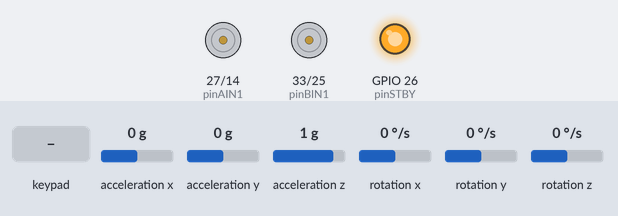
Bench run of a sketch on a simulated ESP32. On the bench: motor-driver pin pairs drawn as motors (green arrow = first pin HIGH = forward, orange = second pin HIGH = backward, longer = more drive, scaled by the enable pin, stopped while the standby pin is LOW), output pins drawn as LEDs (lit = HIGH). Inputs (shaded band) come from the test bench; at power-on: acceleration y 0 g, rotation x 0 °/s, acceleration x 0 g, acceleration z 1 g, rotation y 0 °/s, rotation z 0 °/s. What the sketch prints to the serial monitor is not drawn.

Above: at 2.2 s.
2.3 s: acceleration y set to -0.8 g
At 4.0 s:
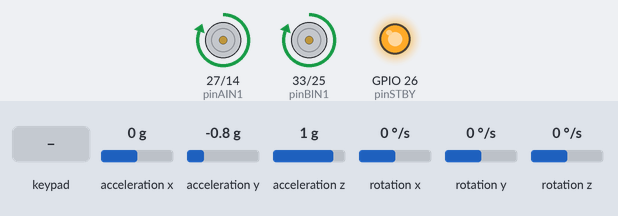
4.3 s: rotation x set to 100 °/s
At 6.98 s:
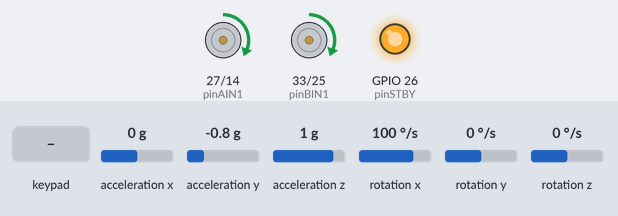
7.3 s: key 'O' pressed
10.3 s: key 'T' pressed
At 10.53 s:
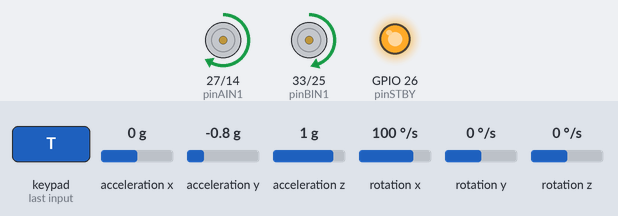
13.3 s: acceleration y set to 0.8 g
At 14.2 s:
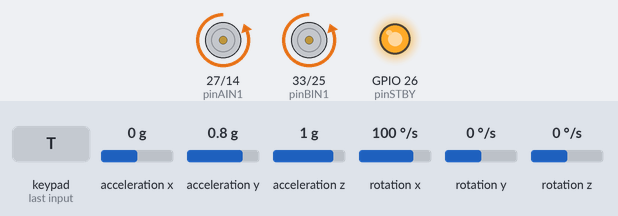
15.0 s: rotation x set to -100 °/s
Timing chart, 0 to 19.0 s (numbered marks = the images above; inputs shaded):
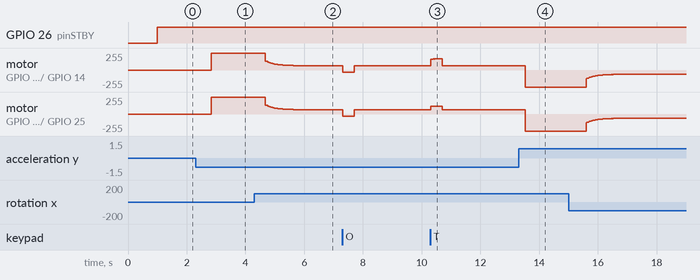

Measured:
- after the input at 2.3 s, motor on GPIO 27 (pinAIN1) / GPIO 14 (pinAIN2), motor on GPIO 33 (pinBIN1) / GPIO 25 (pinBIN2): stopped → forward 255/255 after 0.54 s

The sketch:

control.ino
```cpp
#define CUSTOM_SETTINGS
#define INCLUDE_GAMEPAD_MODULE
#include <DabbleESP32.h>

#include "Wire.h"
#include "I2Cdev.h"
#include "MPU6050.h"

MPU6050 sensor;

// Motor pinout
const int pinPWMA = 13;
const int pinAIN2 = 14;
const int pinAIN1 = 27;
const int pinSTBY = 26;
const int pinBIN1 = 33;
const int pinBIN2 = 25;
const int pinPWMB = 32;

// MPU6050 variables
int16_t ax, ay, az;
int16_t gx, gy, gz;
long tiempo_prev;
float dt;
float ang_x, ang_y;
float ang_x_prev, ang_y_prev;

// PID
float Kp = 8;
float Ki = 0;
float Kd = 0.05;
float integral = 0.0;
float derivative = 0.0;
float previous_error = 0.0;

void setup() {
  Serial.begin(115200);
  Wire.begin(22, 23);
  sensor.initialize();
  delay(1000);

  // Motor pinout setup
  pinMode(pinAIN2, OUTPUT);
  pinMode(pinAIN1, OUTPUT);
  pinMode(pinPWMA, OUTPUT);
  pinMode(pinBIN1, OUTPUT);
  pinMode(pinBIN2, OUTPUT);
  pinMode(pinPWMB, OUTPUT);
  pinMode(pinSTBY, OUTPUT);

  // Dabble setup
  Dabble.begin("MyEsp32");
}

void loop() {
  // Dabble data processing
  Dabble.processInput();

  // MPU6050 data reading
  sensor.getAcceleration(&ax, &ay, &az);
  sensor.getRotation(&gx, &gy, &gz);

  // Calculating angles using accelerometer
  float accel_ang_x = atan(ay / sqrt(pow(ax, 2) + pow(az, 2))) * (180.0 / PI);
  float accel_ang_y = atan(-ax / sqrt(pow(ay, 2) + pow(az, 2))) * (180.0 / PI);

  // Calculating angles using gyroscope
  dt = (millis() - tiempo_prev) / 1000.0;
  tiempo_prev = millis();
  ang_x = 0.98 * (ang_x_prev + (gx / 131.0) * dt) + 0.02 * accel_ang_x;
  ang_y = 0.98 * (ang_y_prev + (gy / 131.0) * dt) + 0.02 * accel_ang_y;

  ang_x_prev = ang_x;
  ang_y_prev = ang_y;

  // Inverted pendulum control
  float desired_angle = 0.0;  // Desired angle
  float error = desired_angle - ang_x;  // Error calculation

  integral += error * dt;
  derivative = (error - previous_error) / dt;

  float motor_speed = Kp * error + Ki * integral + Kd * derivative;
  float speed_right = 0;
  float speed_left = 0;
  int i = 1;

  //Signal processing for motor control
  if (GamePad.isSquarePressed()) {
    speed_right = motor_speed + 100;
    speed_left = motor_speed + 100;
    Serial.print("front  ");
    Serial.print(motor_speed);
    Serial.print(speed_right);
    Serial.println(speed_left);
  } else if (GamePad.isCirclePressed()) {
    speed_right = motor_speed - 100;
    speed_left = motor_speed - 100;
    Serial.print("back  ");
    Serial.print(motor_speed);
    Serial.print(speed_right);
    Serial.println(speed_left);
  } else if (GamePad.isCrossPressed()) {
    speed_right = motor_speed + 50;
    speed_left = motor_speed + 100;
    Serial.print("right  ");
    Serial.print(motor_speed);
    Serial.print(speed_right);
    Serial.println(speed_left);
  } else if (GamePad.isTrianglePressed()) {
    speed_right = motor_speed + 100;
    speed_left = motor_speed + 50;
    Serial.print("left  ");
    Serial.print(motor_speed);
    Serial.print(speed_right);
    Serial.println(speed_left);
  } else {
    speed_right = motor_speed;
    speed_left = motor_speed;
    Serial.print("else  ");
    Serial.print(motor_speed);
    Serial.print(speed_right);
    Serial.println(speed_left);
  }

  // Motor control
  enableMotors();
  moveMotor(pinPWMA, pinAIN1, pinAIN2, speed_right);
  moveMotor(pinPWMB, pinBIN1, pinBIN2, speed_left);

  // Error update
  previous_error = error;

  delay(2);
}

// Motor control functions
void moveMotor(int pinPWMA, int pinIN1, int pinIN2, float speed) {
  if (speed > 0) {
    digitalWrite(pinIN1, HIGH);
    digitalWrite(pinIN2, LOW);
    analogWrite(pinPWMA, speed);
  } else {
    digitalWrite(pinIN1, LOW);
    digitalWrite(pinIN2, HIGH);
    analogWrite(pinPWMA, -speed);
  }
}

void enableMotors() {
  digitalWrite(pinSTBY, HIGH);
}

void moveForward(float speed) {
  enableMotors();
  moveMotor(pinPWMA, pinAIN1, pinAIN2, speed);
  moveMotor(pinPWMB, pinBIN1, pinBIN2, speed);
}

void stopMoving() {
  digitalWrite(pinSTBY, LOW);
}
```
